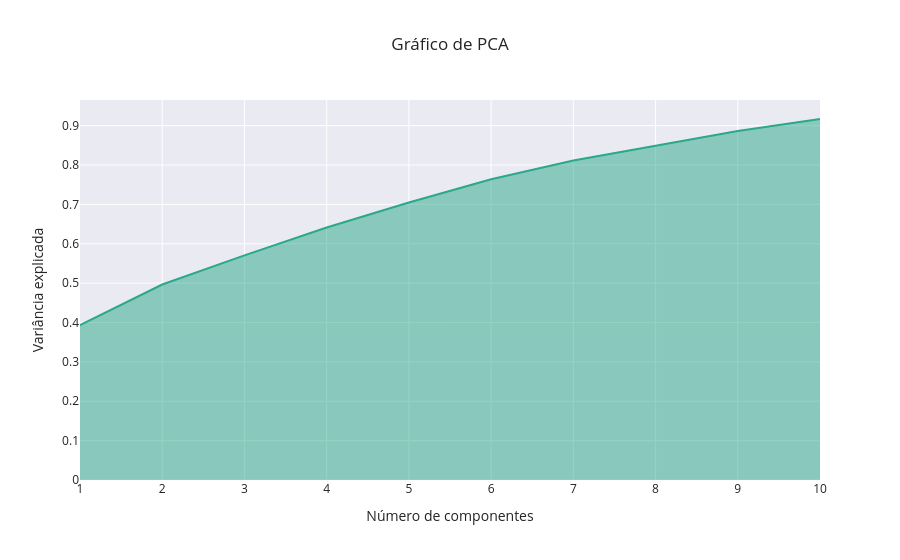

Notebook cell for this chart:
### Code cell
# Gráfico de variância explicada acumulada
exp_cul = np.cumsum(pca.explained_variance_ratio_)

fig = px.area(
    x=range(1, exp_cul.shape[0]+1),
    y=exp_cul,
    labels={'x':'Número de componentes', 'y':'Variância explicada'},
    template = 'seaborn',
    title='Gráfico de PCA'
)
fig.update_traces(line_color='#2aa889')
fig.show()

### Figure 1 — Plotly figure (JSON) as saved in the notebook; plotly's stock layout.template omitted (floating-point values rounded to 4 significant figures)
{"data": [{"fillpattern": {"shape": ""}, "hovertemplate": "Número de componentes=%{x}<br>Variância explicada=%{y}<extra></extra>", "legendgroup": "", "line": {"color": "#2aa889"}, "marker": {"symbol": "circle"}, "mode": "lines", "name": "", "orientation": "v", "showlegend": false, "stackgroup": "1", "x": [1, 2, 3, 4, 5, 6, 7, 8, 9, 10], "xaxis": "x", "y": [0.3936, 0.4966, 0.5705, 0.6414, 0.7048, 0.7641, 0.8117, 0.8497, 0.8863, 0.9169], "yaxis": "y", "type": "scatter"}], "layout": {"xaxis": {"anchor": "y", "domain": [0.0, 1.0], "title": {"text": "Número de componentes"}}, "yaxis": {"anchor": "x", "domain": [0.0, 1.0], "title": {"text": "Variância explicada"}}, "legend": {"tracegroupgap": 0}, "title": {"text": "Gráfico de PCA"}}}
